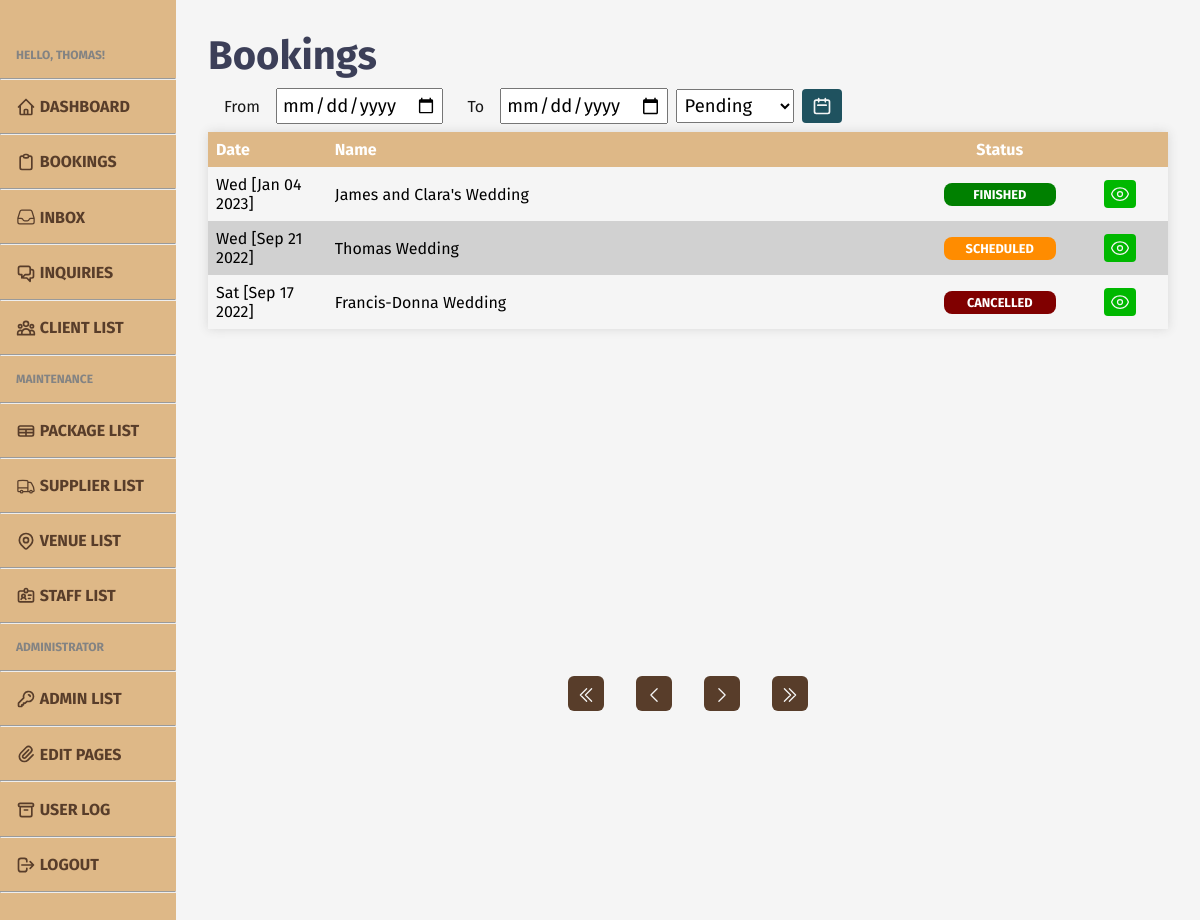
The app's page /admin/admin-bookings.php (signed in), older data.
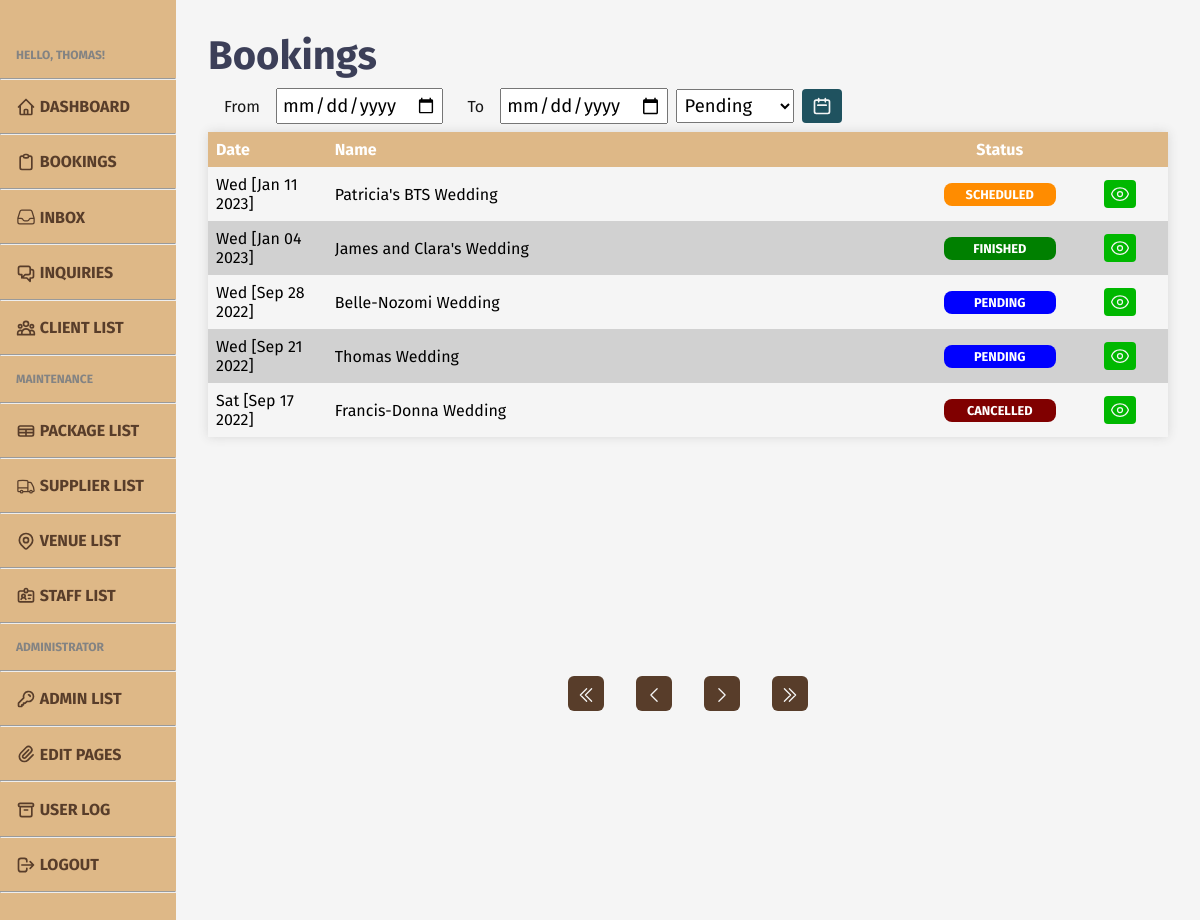
The same page, newer data.
### tables this page shows
CREATE TABLE `booking` (
  `bk_id` int(11) NOT NULL,
  `clnt_id` int(11) NOT NULL,
  `pkg_id` int(11) NOT NULL,
  `venue_id` int(11) NOT NULL,
  `bk_name` varchar(255) NOT NULL,
  `bk_guest` int(5) NOT NULL,
  `bk_remark` varchar(255) NOT NULL,
  `bk_date` date NOT NULL,
  `bk_status` int(1) NOT NULL
);

### admin/admin-bookings.php (the view, shortened to what the changed rows need)
<?php
include '../includes/admin-head.php';
require '../db/database.php';
?>
<head>
    <link rel="stylesheet" href="../styles/admin/admin-upper.css">
</head>
<body>
    <?php
    include '../includes/admin-header.php';
    ?>
    <main class="content">
        <h1>Bookings</h1>
        <div class="tbl-cont">
            <table style="width:80vw;">
                <tr>
                    <th style="width: 8vw;">Date</th>
                    <th>Name</th>
                    <th style="width: 8vw; text-align: center;">Status</th>
                    <th style="width: 3vw;"></th>
                </tr>
                <?php
                if (isset($_POST['search-submit'])) {
                    $queried = mysqli_real_escape_string($conn, preg_replace('/\s+/', ' ', trim($_POST['search'])));
                    if (strpos($queried, ", ")) {
                        $query = str_replace(", ", " ", $queried);
                        $keys = explode(" ", $query);
                    } else if (strpos($queried, ",")) {
                        $query = str_replace(",", " ", $queried);
                        $keys = explode(" ", $query);
                    } else {
                        $keys = explode(" ", $queried);
                    }
                    if (empty($queried)) {
                        unset($_COOKIE["search"]);
                        if (isset($_POST['pageno'])) {
                            $pageno = $_POST['pageno'];
                        } else {
                            $pageno = 1;
                        }
                        $no_of_records_per_page = 14;
                        $offset = ($pageno - 1) * $no_of_records_per_page;
                        $total_pages_sql = "SELECT COUNT(*) FROM booking";
                        $result = mysqli_query($conn, $total_pages_sql);
                        $total_rows = mysqli_fetch_array($result)[0];
                        $total_pages = ceil($total_rows / $no_of_records_per_page);
                        $sql = "SELECT * FROM booking ORDER BY bk_date DESC LIMIT $offset, $no_of_records_per_page";
                        $res_data = mysqli_query($conn, $sql);
                        while ($row = mysqli_fetch_array($res_data)) { ?>
                            <tr>
                                <td>
                                    <?php $date_time = new DateTime($row['bk_date']);
                                    $formated_date = $date_time->format('D [M d Y]');
                                    echo $formated_date; ?>
                                </td>
                                <td style="width: 30rem;">
                                    <?php echo $row['bk_name']; ?>
                                </td>
                                <td style="text-align: center;">
                                    <?php if ($row['bk_status'] == 0) { ?>
                                        <span class="status pending">Pending</span>
                                    <?php } else if ($row['bk_status'] == 1) { ?>
                                            <span class="status scheduled">Scheduled</span>
                                    <?php } else if ($row['bk_status'] == 2) { ?>
                                                <span class="status finished">Finished</span>
                                    <?php } else if ($row['bk_status'] == 3) { ?>
                                                    <span class="status cancelled">Cancelled</span>
                                    <?php } ?>
                                </td>
                                <td style="text-align: end;" class="btn">
                                    <form action="admin-bookings-view.php?bk_id=<?php echo $row['bk_id']; ?>" method="post">
                                        <button name="view" id="view">
                                            <svg xmlns="http://www.w3.org/2000/svg" fill="none" viewBox="0 0 24 24"
                                                stroke-width="1.5" stroke="currentColor" class="w-6 h-6">
                                                <path stroke-linecap="round" stroke-linejoin="round"
                                                    d="M2.036 12.322a1.012 1.012 0 010-.639C3.423 7.51 7.36 4.5 12 4.5c4.638 0 8.573 3.007 9.963 7.178.07.207.07.431 0 .639C20.577 16.49 16.64 19.5 12 19.5c-4.638 0-8.573-3.007-9.963-7.178z" />
                                                <path stroke-linecap="round" stroke-linejoin="round"
                                                    d="M15 12a3 3 0 11-6 0 3 3 0 016 0z" />
                                            </svg>
                                        </button>
                                    </form>
                                </td>
                            </tr>
                        <?php }
                    } else {
                        $_COOKIE['search'] = $queried;
                        if (isset($_POST['pageno'])) {
                            $pageno = $_POST['pageno'];
                        } else {
                            $pageno = 1;
                        }
                        $no_of_records_per_page = 14;
                        $offset = ($pageno - 1) * $no_of_records_per_page;
                        $total_pages_sql = "SELECT COUNT(*) FROM booking WHERE (bk_name LIKE '%$queried%')";
                        foreach ($keys as $k) {
                            $total_pages_sql .= " OR bk_name LIKE '%$k%'";
                        }
                        $result = mysqli_query($conn, $total_pages_sql);
                        $total_rows = mysqli_fetch_array($result)[0];
                        $total_pages = ceil($total_rows / $no_of_records_per_page);
                        $sql = "SELECT * FROM booking ORDER BY bk_date DESC WHERE (bk_name LIKE '%$queried%')";
                        foreach ($keys as $k) {
                            $sql .= " OR bk_name LIKE '%$k%'";
                        }
                        $sql .= "LIMIT $offset, $no_of_records_per_page";
                        $res_data = mysqli_query($conn, $sql);
                        while ($row = mysqli_fetch_array($res_data)) { ?>
                            <tr>
                                <td>
                                    <?php $date_time = new DateTime($row['bk_date']);
                                    $formated_date = $date_time->format('D [M d Y]');
                                    echo $formated_date; ?>
                                </td>
                                <td style="width: 30rem;">
                                    <?php echo $row['bk_name']; ?>
                                </td>
                                <td style="text-align: center;">
                                    <?php if ($row['bk_status'] == 0) { ?>
                                        <span class="status pending">Pending</span>
                                    <?php } else if ($row['bk_status'] == 1) { ?>
                                            <span class="status scheduled">Scheduled</span>
                                    <?php } else if ($row['bk_status'] == 2) { ?>
                                                <span class="status finished">Finished</span>
                                    <?php } else if ($row['bk_status'] == 3) { ?>
                                                    <span class="status cancelled">Cancelled</span>
                                    <?php } ?>
                                </td>
                                <td style="text-align: end;" class="btn">
                                    <form action="admin-bookings-view.php?bk_id=<?php echo $row['bk_id']; ?>" method="post">
                                        <button name="view" id="view">
                                            <svg xmlns="http://www.w3.org/2000/svg" fill="none" viewBox="0 0 24 24"
                                                stroke-width="1.5" stroke="currentColor" class="w-6 h-6">
                                                <path stroke-linecap="round" stroke-linejoin="round"
                                                    d="M2.036 12.322a1.012 1.012 0 010-.639C3.423 7.51 7.36 4.5 12 4.5c4.638 0 8.573 3.007 9.963 7.178.07.207.07.431 0 .639C20.577 16.49 16.64 19.5 12 19.5c-4.638 0-8.573-3.007-9.963-7.178z" />
                                                <path stroke-linecap="round" stroke-linejoin="round"
                                                    d="M15 12a3 3 0 11-6 0 3 3 0 016 0z" />
                                            </svg>
                                        </button>
                                    </form>
                                </td>
                            </tr>
                        <?php }
                    }
                } else {
                    if (isset($_POST['pageno'])) {
                        $pageno = $_POST['pageno'];
                    } else {
                        $pageno = 1;
                    }
                    $no_of_records_per_page = 14;
                    $offset = ($pageno - 1) * $no_of_records_per_page;
                    $sql = "SELECT * FROM booking ORDER BY bk_date DESC LIMIT $offset, $no_of_records_per_page";
                    $res_data = mysqli_query($conn, $sql);
                    while ($row = mysqli_fetch_array($res_data)) { ?>
                            <tr>
                                <td>
                                    <?php $date_time = new DateTime($row['bk_date']);
                                    $formated_date = $date_time->format('D [M d Y]');
                                    echo $formated_date; ?>
                                </td>
                                <td style="width: 30rem;">
                                    <?php echo $row['bk_name']; ?>
                                </td>
                                <td style="text-align: center;">
                                <?php if ($row['bk_status'] == 0) { ?>
                                        <span class="status pending">Pending</span>
                                <?php } else if ($row['bk_status'] == 1) { ?>
                                            <span class="status scheduled">Scheduled</span>
                                <?php } else if ($row['bk_status'] == 2) { ?>
                                                <span class="status finished">Finished</span>
                                <?php } else if ($row['bk_status'] == 3) { ?>
                                                    <span class="status cancelled">Cancelled</span>
                                <?php } ?>
                                </td>
                                <td style="text-align: end;" class="btn">
                                    <form action="admin-bookings-view.php?bk_id=<?php echo $row['bk_id']; ?>" method="post">
                                        <button name="view" id="view">
                                        </button>
                                    </form>
                                </td>
                            </tr>
                    <?php }
                }
                ?>
            </table>
        </div>
    </main>
    </div>
</body>
</html>

Row changes from the older to the newer data that the page shows:
added booking: bk_date "Wed [Jan 11 2023]", bk_name "Patricia's BTS Wedding", bk_status "SCHEDULED"
added booking: bk_date "Wed [Sep 28 2022]", bk_name "Belle-Nozomi Wedding", bk_status "PENDING"
changed booking "Wed [Sep 21 2022]": bk_status "SCHEDULED" → "PENDING"
